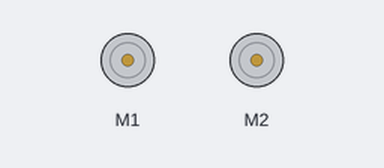
Bench run of a program on a simulated Raspberry Pi Pico running CircuitPython. On the bench: 2 × DC motor (green arrow = forward, orange = backward, longer = faster).

Above: at 1.0 s.
At 3.5 s:
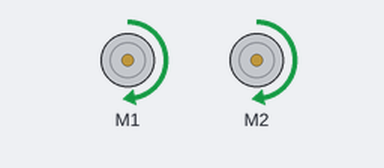
At 6.5 s:
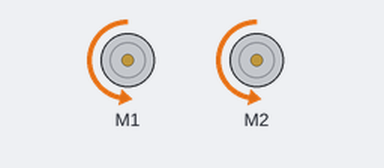
At 12.5 s:
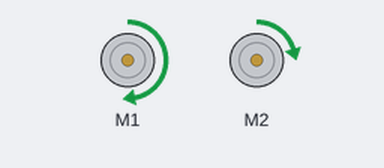
Timing chart, 0 to 18.2 s (numbered marks = the images above):
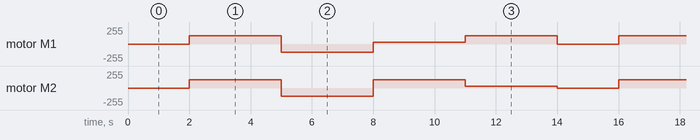

The program:

02Motor_Movement_OneFunction.py
```python
'''
Basic Robot Movement using Maker Drive and CircuitPython on Pi Pico W.

Libraries required from bundle (https://circuitpython.org/libraries):
  - adafruit_motor

References:
  - https://learn.adafruit.com/circuitpython-essentials/circuitpython-pwm
  - https://my.cytron.io/tutorial/control-dc-motor-using-maker-drive-and-circuitpython-on-rp2040

'''

import time
import board
import digitalio
import pwmio
from adafruit_motor import motor

# Left Motor
PWM_M1A = board.GP16
PWM_M1B = board.GP17
# Right Motor
PWM_M2A = board.GP14
PWM_M2B = board.GP15

# DC motor setup
# DC Motors generate electrical noise when running that can reset the microcontroller in extreme
# cases. A capacitor can be used to help prevent this.
pwm_1a = pwmio.PWMOut(PWM_M1A, frequency=10000)
pwm_1b = pwmio.PWMOut(PWM_M1B, frequency=10000)
motorL = motor.DCMotor(pwm_1a, pwm_1b)
pwm_2a = pwmio.PWMOut(PWM_M2A, frequency=10000)
pwm_2b = pwmio.PWMOut(PWM_M2B, frequency=10000)
motorR = motor.DCMotor(pwm_2a, pwm_2b)

def Robot_Movement(sL, sR):
    motorL.throttle = sL
    motorR.throttle = sR

while True:
    Robot_Movement(0, 0) #Stop
    time.sleep(2)
    Robot_Movement(0.5, 0.5) #Forward
    time.sleep(3)
    Robot_Movement(-0.5, -0.5) #Backward
    time.sleep(3)
    Robot_Movement(0.1, 0.5) #Turn Left
    time.sleep(3)
    Robot_Movement(0.5, 0.1) #Turn Right
    time.sleep(3)
```

Measured:
- by itself, motor M1: repeats every 14.0 s: backward 127/255 3.0 s, forward 25/255 3.0 s, forward 127/255 3.0 s, stopped 2.0 s, forward 127/255 3.0 s
- by itself, motor M2: repeats every 14.0 s: backward 127/255 3.0 s, forward 127/255 3.0 s, forward 25/255 3.0 s, stopped 2.0 s, forward 127/255 3.0 s
